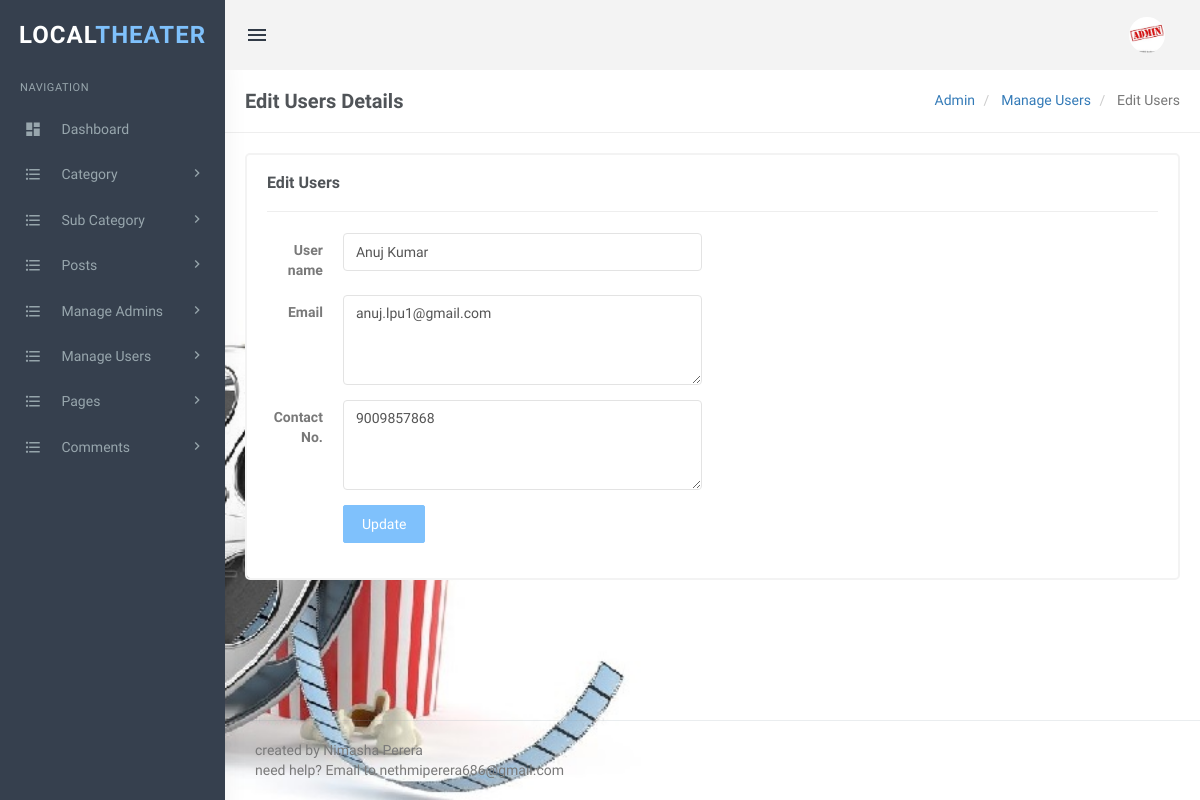
The app's page /localtheater/admin/edit-users.php?uid=1 (signed in) with its own data.
### tables this page shows
CREATE TABLE `users` (
  `id` int(11) NOT NULL,
  `name` varchar(255) DEFAULT NULL,
  `email` varchar(255) DEFAULT NULL,
  `contactno` bigint(11) DEFAULT NULL,
  `password` varchar(255) DEFAULT NULL,
  `Is_Active` int(1) DEFAULT NULL,
  `shippingAddress` longtext,
  `shippingState` varchar(255) DEFAULT NULL,
  `shippingCity` varchar(255) DEFAULT NULL,
  `shippingPincode` int(11) DEFAULT NULL,
  `billingAddress` longtext,
  `billingState` varchar(255) DEFAULT NULL,
  `billingCity` varchar(255) DEFAULT NULL,
  `billingPincode` int(11) DEFAULT NULL,
  `regDate` timestamp NOT NULL DEFAULT CURRENT_TIMESTAMP,
  `updationDate` varchar(255) DEFAULT NULL
);

### localtheater/admin/edit-users.php (the view, shortened to what this page needs)
<?php
include('includes/config.php');
if(strlen($_SESSION['login'])==0)
  {
header('location:index.php');
}
else{
?>
<!DOCTYPE html>
<html lang="en">
    <head>
        <link href="assets/css/bootstrap.min.css" rel="stylesheet" type="text/css" />
        <link href="assets/css/core.css" rel="stylesheet" type="text/css" />
        <link href="assets/css/components.css" rel="stylesheet" type="text/css" />
        <link href="assets/css/icons.css" rel="stylesheet" type="text/css" />
        <link href="assets/css/pages.css" rel="stylesheet" type="text/css" />
        <link href="assets/css/menu.css" rel="stylesheet" type="text/css" />
        <link href="assets/css/responsive.css" rel="stylesheet" type="text/css" />
		<link rel="stylesheet" href="../plugins/switchery/switchery.min.css">
    </head>
    <body class="fixed-left">
        <div id="wrapper">
 <?php include('includes/topheader.php');?>
           <?php include('includes/leftsidebar.php');?>
            <div class="content-page">
                <div class="content">
                    <div class="container">
                        <div class="row">
							<div class="col-xs-12">
								<div class="page-title-box">
                                    <h4 class="page-title">Edit Users Details</h4>
                                    <ol class="breadcrumb p-0 m-0">
                                        <li>
                                            <a href="#">Admin</a>
                                        </li>
                                        <li>
                                            <a href="#">Manage Users </a>
                                        </li>
                                        <li class="active">
                                            Edit Users
                                        </li>
                                    </ol>
                                    <div class="clearfix"></div>
                                </div>
							</div>
						</div>
                        <div class="row">
                            <div class="col-sm-12">
                                <div class="card-box">
                                    <h4 class="m-t-0 header-title"><b>Edit Users </b></h4>
                                    <hr />
<div class="row">
<div class="col-sm-6">
</div>
</div>
<?php
$uid=intval($_GET['uid']);
$query=mysqli_query($con,"Select id,name,email,contactno from  users where Is_Active=1 and id='$uid'");
while($row=mysqli_fetch_array($query))
{
?>
                        			<div class="row">
                        				<div class="col-md-6">
                        					<form class="form-horizontal" name="User Details" method="post">
	                                            <div class="form-group">
	                                                <label class="col-md-2 control-label">User name</label>
	                                                <div class="col-md-10">
	                                                    <input type="text" class="form-control" value="<?php echo htmlentities($row['name']);?>" name="name" required>
	                                                </div>
	                                            </div>
	                                            <div class="form-group">
	                                                <label class="col-md-2 control-label">Email</label>
	                                                <div class="col-md-10">
 <textarea class="form-control" rows="1" name="email" required><?php echo htmlentities($row['email']);?></textarea>
	                                                </div>
	                                            </div>
                                                    <div class="form-group">
	                                                <label class="col-md-2 control-label">Contact No.</label>
	                                                <div class="col-md-10">
 <textarea class="form-control" rows="1" name="contactno" required><?php echo htmlentities($row['contactno']);?></textarea>
	                                                </div>
	                                            </div>
<?php } ?>
        <div class="form-group">
                                                    <label class="col-md-2 control-label">&nbsp;</label>
                                                    <div class="col-md-10">
                                                <button type="submit" class="btn btn-custom waves-effect waves-light btn-md" name="submit">
                                                    Update
                                                </button>
                                                    </div>
                                                </div>
	                                        </form>
                        				</div>
                        			</div>
                                </div>
                            </div>
                        </div>
                    </div>
                </div>
<?php include('includes/footer.php');?>
            </div>
        </div>
    </body>
</html>
<?php } ?>

### localtheater/admin/assets/css/core.css (style rules this page uses)
body { font-family: 'Varela Round', sans-serif; margin: 0; padding-bottom: 60px; overflow-x: hidden; color: #797979; }
html { position: relative; min-height: 100%; }
.h1, .h2, .h3, .h4, .h5, .h6, h1, h2, h3, h4, h5, h6 { color: #505458; font-family: 'Hind Madurai', sans-serif; margin: 10px 0; }
* { outline: none !important; }
b, strong { font-weight: 600; font-family: 'Hind Madurai', sans-serif; }
.container { width: auto; }
#wrapper { height: 100%; overflow: hidden; width: 100%; }
.p-0 { padding: 0 !important; }
.m-0 { margin: 0 !important; }
.m-t-0 { margin-top: 0 !important; }
.card-box { padding: 20px; border: 2px solid #f3f3f3; -webkit-border-radius: 5px; border-radius: 5px; -moz-border-radius: 5px; background-clip: padding-box; margin-bottom: 20px; background-color: #ffffff; }
.row { margin-right: -10px; margin-left: -10px; }
.col-lg-1, .col-lg-10, .col-lg-11, .col-lg-12, .col-lg-2, .col-lg-3, .col-lg-4, .col-lg-5, .col-lg-6, .col-lg-7, .col-lg-8, .col-lg-9, .col-md-1, .col-md-10, .col-md-11, .col-md-12, .col-md-2, .col-md-3, .col-md-4, .col-md-5, .col-md-6, .col-md-7, .col-md-8, .col-md-9, .col-sm-1, .col-sm-10, .col-sm-11, .col-sm-12, .col-sm-2, .col-sm-3, .col-sm-4, .col-sm-5, .col-sm-6, .col-sm-7, .col-sm-8, .col-sm-9, .col-xs-1, .col-xs-10, .col-xs-11, .col-xs-12, .col-xs-2, .col-xs-3, .col-xs-4, .col-xs-5, .col-xs-6, .col-xs-7, .col-xs-8, .col-xs-9 { padding-left: 10px; padding-right: 10px; }
.breadcrumb { background-color: transparent; margin-bottom: 15px; padding-top: 10px; padding-left: 0; }
.waves-effect { position: relative; cursor: pointer; display: inline-block; overflow: hidden; -webkit-user-select: none; -moz-user-select: none; -ms-user-select: none; user-select: none; -webkit-tap-highlight-color: transparent; vertical-align: middle; z-index: 1; will-change: opacity, transform; -webkit-transition: all 0.3s ease-out; -moz-transition: all 0.3s ease-out; -o-transition: all 0.3s ease-out; -ms-transition: all 0.3s ease-out; transition: all 0.3s ease-out; }

### localtheater/admin/assets/css/menu.css (style rules this page uses)
.content-page { margin-left: 225px; overflow: hidden; }
.content-page .content { padding: 0 5px 10px 5px; margin-top: 70px; }
.page-title { font-size: 20px; margin-bottom: 0; margin-top: 0; font-weight: 600; }
.header-title { font-size: 16px; line-height: 16px; margin-bottom: 8px; font-weight: 600; }
.page-title-box { padding: 20px; border-bottom: 1px solid #eee; margin: 0 -20px 20px -20px; }
.page-title-box .page-title { margin-bottom: 0; float: left; }
.page-title-box .breadcrumb { float: right; background-color: transparent !important; }

### localtheater/admin/edit-users.php (style rules this page uses)
body { background-image: url('Untitled.jpg'); background-repeat: no-repeat; background-attachment: fixed; background-size: cover; }

### records on screen
users: name "Anuj Kumar", email "anuj.lpu1@gmail.com", contactno "9009857868"
